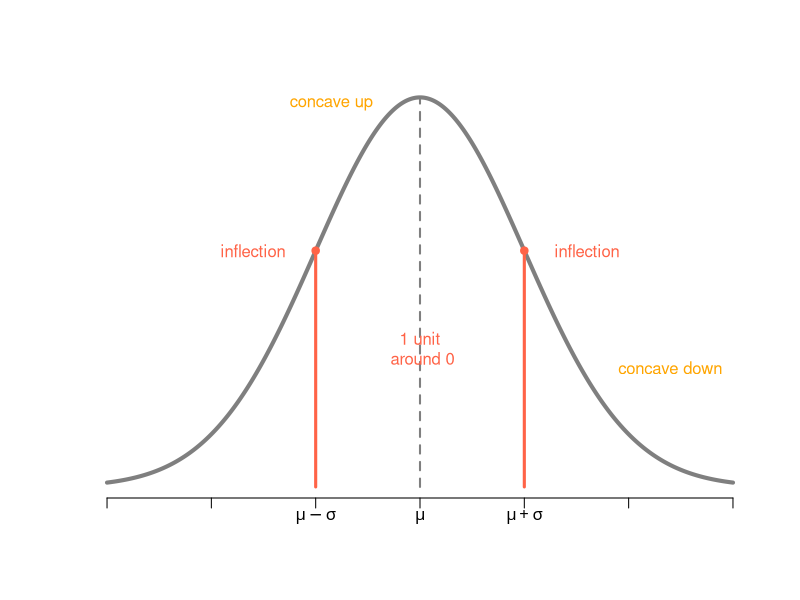
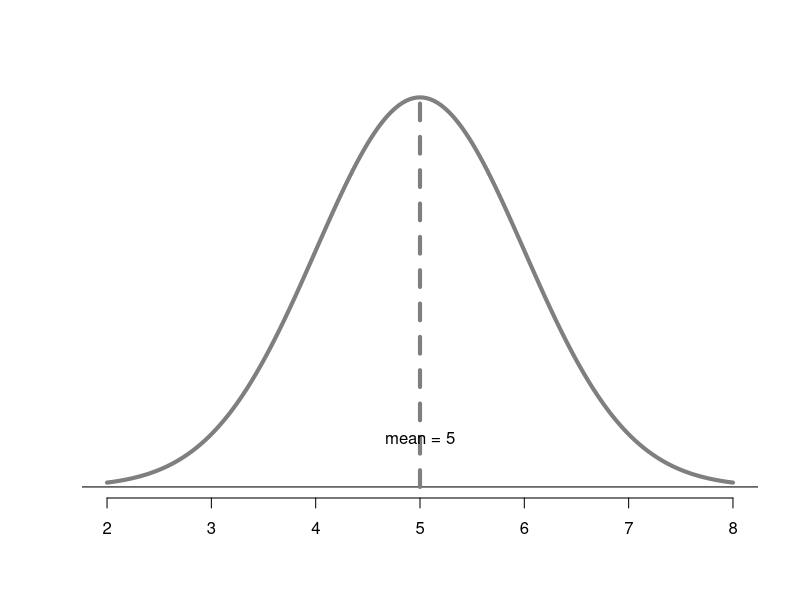
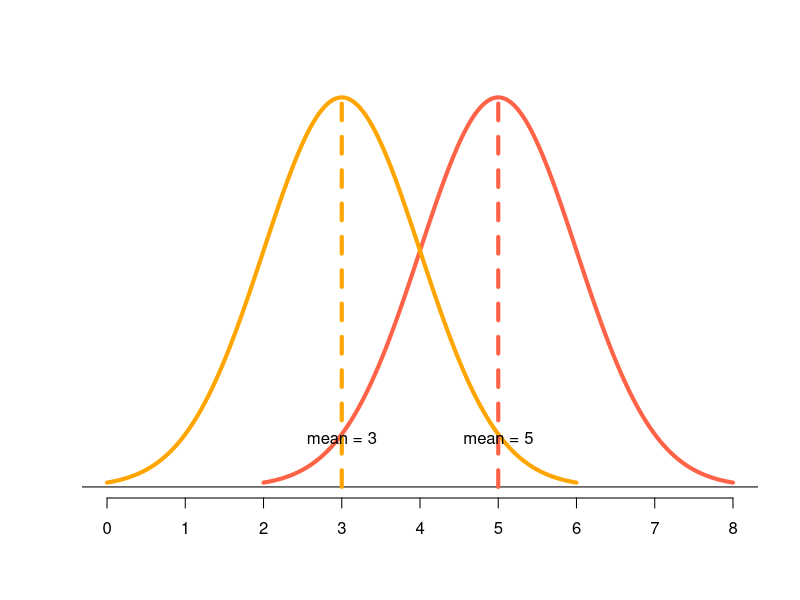
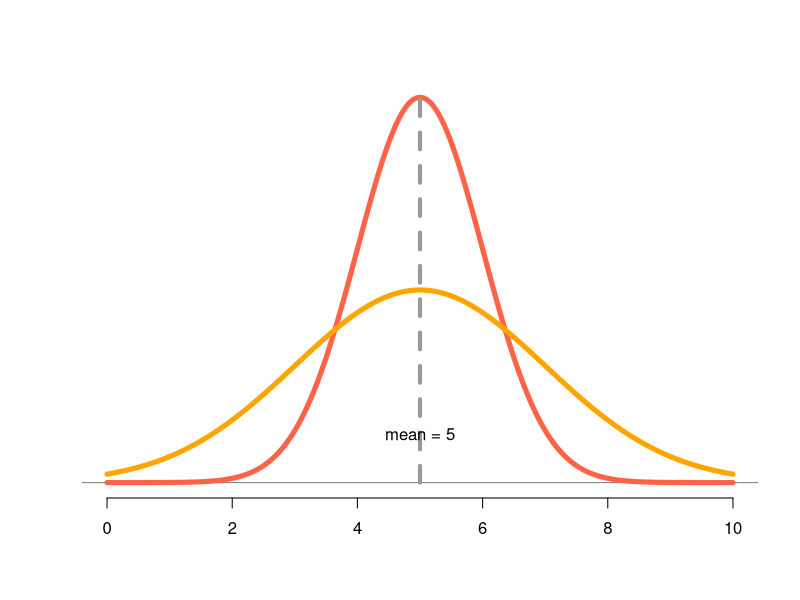
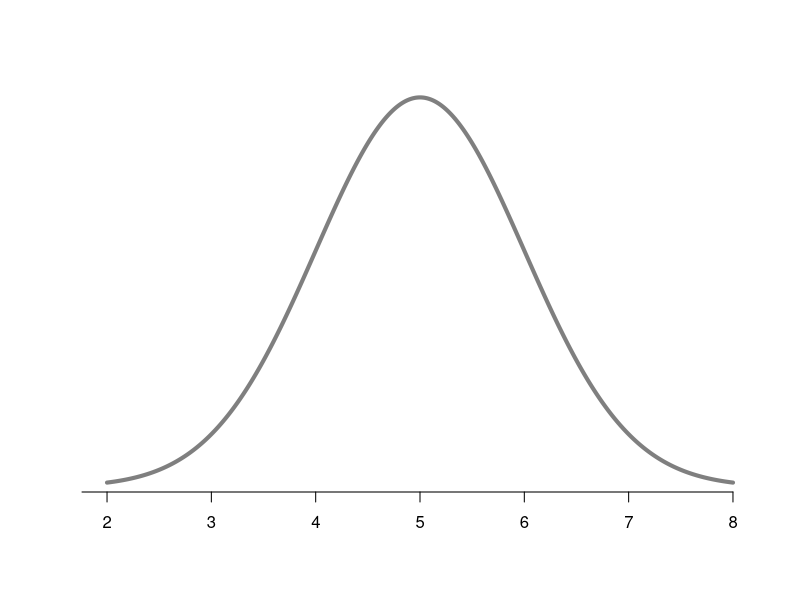
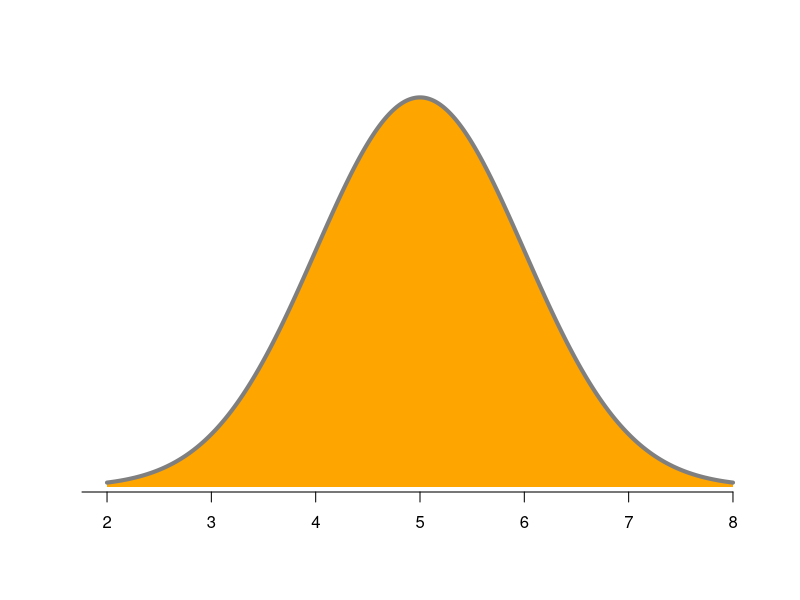
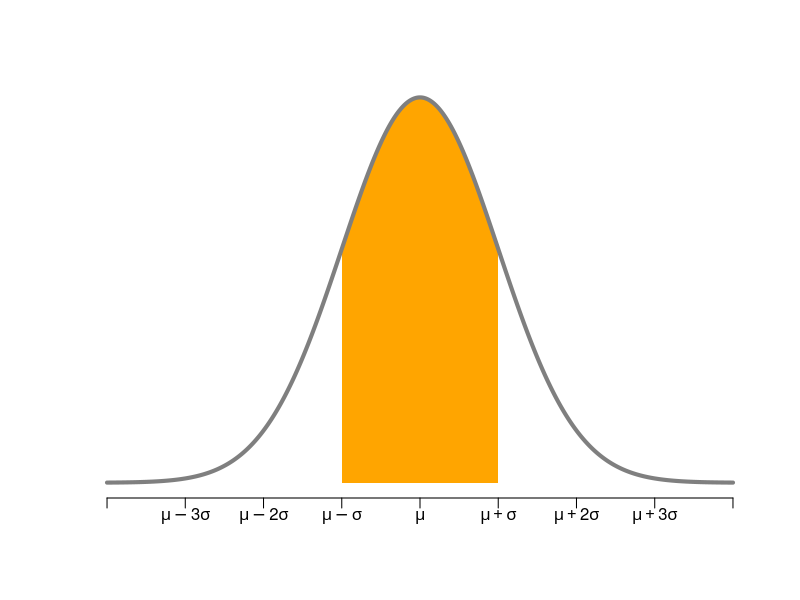
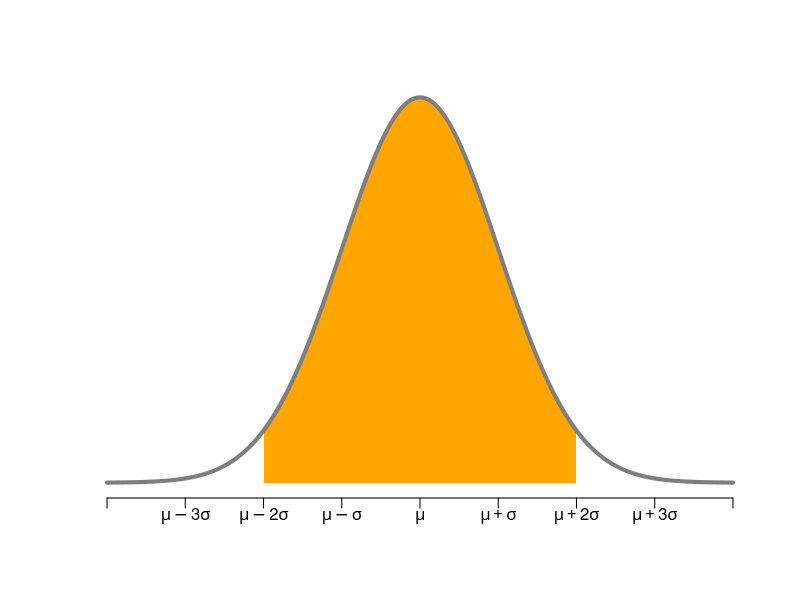

The R script that drew these images, in order:
## ---- chunk 1
knitr::opts_chunk$set(echo = TRUE, error = TRUE)
library(tidyverse)
## ---- chunk 2
# normal function 
normal <- function(x, mu = 0, sigma = 1) {
  1 / (sigma * sqrt(2*pi)) * exp(-0.5 * ((x - mu)/ sigma)^2)
}

# polygon coordinates of area under the curve
normal_auc <- function(x0, x1, mu = 0, sigma = 1, n = 50) {
  stopifnot(n > 0)
  if (x0 > x1) {
    stop("x0 must be lower than x1")
  }
  xs <- c(
    rep(x0, n),
    seq(x0, x1, length.out = n),
    rep(x1, n),
    rep(x1, x0, length.out = n)
  )
  ys <- c(
    seq(0, normal(x0, mu = mu, sigma = sigma), length.out = n),
    normal(seq(x0, x1, length.out = n), mu = mu, sigma = sigma),
    seq(0, normal(x1, mu = mu, sigma = sigma), length.out = n),
    rep(0, n)
  )
  list(xs = xs, ys = ys)
}
## ---- chunk 3
x <- seq(-3, 3, length.out = 500)
y  <- normal(x)
xlabels <- c(
  expression(mu - 3*sigma),
  expression(mu - 2*sigma),
  expression(mu - sigma),
  expression(mu),
  expression(mu + sigma),
  expression(mu + 2*sigma),
  expression(mu + 3*sigma)
)

xa <- seq(-3, 3, 1)
ya <- normal(xa)

plot(x, y, type = 'l', col = 'gray50', lwd = 4,
     axes = FALSE, xlab = '', ylab = '')
axis(side = 1, at = seq(-3,3,1), labels = rep('', 7))
mtext(c(expression(mu - sigma), expression(mu), expression(mu + sigma)), 
      at = c(-1, 0, 1), side = 1, line = 0.5)
segments(x0 = xa[3:5], y0 = 0, x1 = xa[3:5], y1 = ya[3:5], lwd = c(3,2,3),
         col = c('tomato', 'gray50', 'tomato'), lty = c(1,2,1))  
points(xa[c(3,5)], ya[c(3,5)], pch = 19, col = 'tomato')
text(xa[3]-0.6, ya[3], "inflection", col = 'tomato')
text(xa[4], ya[3]-0.1, "1 unit\n around 0", col = 'tomato')
text(xa[5]+0.6, ya[3], "inflection", col = 'tomato')
text(xa[3]+0.15, ya[3] + 0.15, "concave up", col = 'orange')
text(xa[5]+1.4, ya[3] - 0.12, "concave down", col = 'orange')
## ---- chunk 4
# Typical normal probability distribution (mu = 5, sigma = 1)
x <- seq(2, 8, length.out = 500)
y <- normal(x, mu = 5)

plot(x, y, type = 'l', col = 'gray50', lwd = 4,
     axes = FALSE, xlab = '', ylab = '')
abline(h = 0)
segments(x0 = 5, y0 = 0, x1 = 5, y1 = normal(5, mu = 5), 
         col = 'gray50', lwd = 4, lty = 2)  
axis(side = 1, at = seq(2, 8, 1))
text(x = 5, y = 0.05, labels = "mean = 5")
## ---- chunk 5
# Two normal probability distributions (same sigma)
x1 <- seq(2, 8, length.out = 500)
y1  <- normal(x1, mu = 5)
x2 <- seq(0, 6, length.out = 500)
y2  <- normal(x2, mu = 3)

plot(x1, y1, type = 'l', col = 'tomato', lwd = 4,
     xlim = c(0, 8), axes = FALSE, xlab = '', ylab = '')
abline(h = 0)
axis(side = 1, at = seq(0, 8, 1))
lines(x2, y2, col = 'orange', lwd = 4)
segments(x0 = 5, y0 = 0, x1 = 5, y1 = normal(5, mu = 5), 
         col = 'tomato', lwd = 4, lty = 2)
text(x = 5, y = 0.05, labels = "mean = 5")
segments(x0 = 3, y0 = 0, x1 = 3, y1 = normal(3, mu = 3), 
         col = 'orange', lwd = 4, lty = 2)
text(x = 3, y = 0.05, labels = "mean = 3")
## ---- chunk 6
# Two normal probability distributions (same mu, different sigma)
x1 <- seq(0, 10, length.out = 500)
y1  <- normal(x1, mu = 5)
x2 <- seq(0, 10, length.out = 500)
y2  <- normal(x2, mu = 5, sigma = 2)

plot(x1, y1, type = 'n', col = 'tomato', lwd = 5,
     xlim = c(0, 10), axes = FALSE, xlab = '', ylab = '')
abline(h = 0, col = "gray50")
axis(side = 1, at = seq(0, 10, 2))
lines(x1, y1, col = 'tomato', lwd = 5)
lines(x2, y2, col = 'orange', lwd = 5)
segments(x0 = 5, y0 = 0, x1 = 5, y1 = normal(5, mu = 5), 
         col = 'gray60', lwd = 4, lty = 2)
text(x = 5, y = 0.05, labels = "mean = 5")
## ---- chunk 7
# Total area under the curve
x <- seq(2, 8, length.out = 500)
y  <- normal(x, mu = 5)
auc <- normal_auc(2, 8, mu = 5)

plot(x, y, type = 'n', col = 'gray50', lwd = 4,
     axes = FALSE, xlab = '', ylab = '')
axis(side = 1, at = seq(1, 8, 1), line = -0.3)
lines(x, y, col = 'gray50', lwd = 4)
## ---- chunk 8
# Total area under the curve
plot(x, y, type = 'n', col = 'gray50', lwd = 4,
     axes = FALSE, xlab = '', ylab = '')
axis(side = 1, at = seq(1, 8, 1), line = -0.3)
polygon(auc$xs, auc$ys, col = 'orange', border = NA)
lines(x, y, col = 'gray50', lwd = 4)
## ---- chunk 9
# The 68-95-99.7 rule
xlabels <- c(
  expression(mu - 3*sigma),
  expression(mu - 2*sigma),
  expression(mu - sigma),
  expression(mu),
  expression(mu + sigma),
  expression(mu + 2*sigma),
  expression(mu + 3*sigma)
)

x <- seq(-4, 4, length.out = 500)
y  <- normal(x)
auc1 <- normal_auc(-1, 1)
auc2 <- normal_auc(-2, 2)
auc3 <- normal_auc(-3, 3)

plot(x, y, type = 'n', col = 'gray50', lwd = 4,
     axes = FALSE, xlab = '', ylab = '')
axis(side = 1, at = seq(-4, 4, 1), labels = rep('', 9))
mtext(xlabels, at = seq(-3, 3, 1), side = 1, line = 0.5)
polygon(auc1$xs, auc1$ys, col = 'orange', border = NA)
lines(x, y, col = 'gray50', lwd = 4)
## ---- chunk 10
# The 95 rule
plot(x, y, type = 'n', col = 'gray50', lwd = 4,
     axes = FALSE, xlab = '', ylab = '')
axis(side = 1, at = seq(-4, 4, 1), labels = rep('', 9))
mtext(xlabels, at = seq(-3, 3, 1), side = 1, line = 0.5)
polygon(auc2$xs, auc2$ys, col = 'orange', border = NA)
lines(x, y, col = 'gray50', lwd = 4)
## ---- chunk 11
# The 99.7 rule
plot(x, y, type = 'n', col = 'gray50', lwd = 4,
     axes = FALSE, xlab = '', ylab = '')
axis(side = 1, at = seq(-4, 4, 1), labels = rep('', 9))
mtext(xlabels, at = seq(-3, 3, 1), side = 1, line = 0.5)
polygon(auc3$xs, auc3$ys, col = 'orange', border = NA)
lines(x, y, col = 'gray50', lwd = 4)
## ---- chunk 12
dnorm(0, mean = 0, sd = 1)
## ---- chunk 13
dnorm(6, mean = 5, sd = 2)
## ---- chunk 14
pnorm(0.5, mean = 1, sd = 2)
## ---- chunk 15
pnorm(7, mean = 5, sd = 2, lower.tail = FALSE)
## ---- chunk 16
qnorm(0.2, mean = 1, sd = 2)
## ---- chunk 17
pnorm(0.2, mean = 1, sd = 2, lower.tail = FALSE)
## ---- chunk 18
rnorm(n = 3, mean = 0, sd = 1)
## ---- chunk 19
rnorm(n = 7, mean = 5, sd = 2)
## ---- chunk 20
# Cumulative Probability
x <- seq(2, 8, length.out = 500)
y  <- normal(x, mu = 5)
auc1 <- normal_auc(2, 5, mu = 5)
auc2 <- normal_auc(5, 8, mu = 5)

plot(x, y, type = 'n', col = 'gray50', lwd = 4,
     axes = FALSE, xlab = '', ylab = '')
axis(side = 1, at = seq(1, 8, 1), line = -0.3)
polygon(auc1$xs, auc1$ys, col = 'orange', border = NA)
lines(x, y, col = 'gray50', lwd = 4)
## ---- chunk 21
# Cumulative Probability
x <- seq(2, 8, length.out = 500)
y  <- normal(x, mu = 5)
auc1 <- normal_auc(6, 8, mu = 5)

plot(x, y, type = 'n', col = 'gray50', lwd = 4,
     axes = FALSE, xlab = '', ylab = '')
axis(side = 1, at = seq(1, 8, 1), line = -0.3)
polygon(auc1$xs, auc1$ys, col = 'orange', border = NA)
lines(x, y, col = 'gray50', lwd = 4)
## ---- chunk 22
x <- seq(-4, 4, length.out = 500)
y  <- normal(x)
auc1 <- normal_auc(-0.5, 1.5)

plot(x, y, type = 'n', col = 'gray50', lwd = 4,
     axes = FALSE, xlab = '', ylab = '')
axis(side = 1, at = seq(-4, 4, 1))
polygon(auc1$xs, auc1$ys, col = 'orange', border = NA)
lines(x, y, col = 'gray50', lwd = 4)
text(-0.6, 0.02, "-0.5", cex = 1.5)
text(1.6, 0.02, "1.5", cex = 1.5)
## ---- chunk 23
x <- seq(-6, 6, length.out = 500)
y  <- normal(x, 0, 2)
auc1 <- normal_auc(-2, 2, 0, 2)

plot(x, y, type = 'n', col = 'gray50', lwd = 4,
     axes = FALSE, xlab = '', ylab = '')
axis(side = 1, at = seq(-6, 6, 2), labels = rep('', 7))
#mtext(xlabels, at = seq(-3, 3, 1), side = 1, line = 0.5)
mtext(seq(-6, 6, 2), at = seq(-6, 6, 2), side = 1, line = 0.5)
polygon(auc1$xs, auc1$ys, col = 'orange', border = NA)
lines(x, y, col = 'gray50', lwd = 4)
## ---- chunk 24
x <- seq(-6, 6, length.out = 500)
y  <- normal(x, 0, 2)
auc1 <- normal_auc(-6, -1.0488, 0, 2)

plot(x, y, type = 'n', col = 'gray50', lwd = 4,
     axes = FALSE, xlab = '', ylab = '')
axis(side = 1, at = seq(-6, 6, 2), labels = rep('', 7))
#mtext(xlabels, at = seq(-3, 3, 1), side = 1, line = 0.5)
mtext(seq(-6, 6, 2), at = seq(-6, 6, 2), side = 1, line = 0.5)
polygon(auc1$xs, auc1$ys, col = 'orange', border = NA)
lines(x, y, col = 'gray50', lwd = 4)
text(-2.6, 0.04, "0.30", cex = 1.5)
## ---- chunk 25
#| output-location: fragment
# define the gain for a single spin
gain <- c(1, -1)
## ---- chunk 26
#| output-location: fragment
# define the gain for a single spin
gain <- c(1, -1)

# define the corresponding probabilities
prob_gain <- c(18/38, 20/38) 
## ---- chunk 27
#| output-location: fragment
# define the gain for a single spin
gain <- c(1, -1)

# define the corresponding probabilities
prob_gain <- c(18/38, 20/38)

exp_gain <- sum(gain * prob_gain)
exp_gain
## ---- chunk 28
# define the gain for a single spin
gain <- c(1, -1)

# define the corresponding probabilities
prob_gain <- c(18/38, 20/38)

exp_gain <- sum(gain * prob_gain)
exp_gain
## ---- chunk 29
# simulate gain from 10 spins of the wheel
set.seed(123)
sample(x = gain, size = 10, prob = prob_gain, replace = TRUE)
## ---- chunk 30
#| code-fold: true
gains <- replicate(
  n = 1000, # 1000 repetitions
  expr = {
    # net gain in 10 spins of roulette
    spins = sample(x = gain, size = 10, prob = prob_gain, replace = TRUE)
    gain = sum(spins)
})

# empirical histogram
data.frame(gains) |> 
  ggplot(aes(x = gains)) +
  geom_histogram(color = "white", binwidth = 2) +
  labs(title = "N = 10",
       x = "net gain") +
  theme_bw()
## ---- chunk 31
#| code-fold: true
gains <- replicate(
  n = 1000, # 1000 repetitions
  expr = {
    # net gain in 10 spins of roulette
    spins = sample(x = gain, size = 100, prob = prob_gain, replace = TRUE)
    gain = sum(spins)
})

# empirical histogram
data.frame(gains) |> 
  ggplot(aes(x = gains)) +
  geom_histogram(color = "white", binwidth = 2) +
  labs(title = "N = 100",
       x = "net gain") +
  theme_bw()
## ---- chunk 32
#| code-fold: true
gains <- replicate(
  n = 1000, # 1000 repetitions
  expr = {
    # net gain in 10 spins of roulette
    spins = sample(x = gain, size = 1000, prob = prob_gain, replace = TRUE)
    gain = sum(spins)
})

# empirical histogram
data.frame(gains) |> 
  ggplot(aes(x = gains)) +
  geom_histogram(color = "white", binwidth = 8) +
  labs(title = "N = 1000",
       x = "net gain") +
  theme_bw()
## ---- chunk 33
#| code-fold: true
gains <- replicate(
  n = 1000, # 1000 repetitions
  expr = {
    # net gain in 10 spins of roulette
    spins = sample(x = gain, size = 5000, prob = prob_gain, replace = TRUE)
    gain = sum(spins)
})

# empirical histogram
data.frame(gains) |> 
  ggplot(aes(x = gains)) +
  geom_histogram(color = "white", binwidth = 15) +
  labs(title = "N = 5000",
       x = "net gain") +
  theme_bw()
